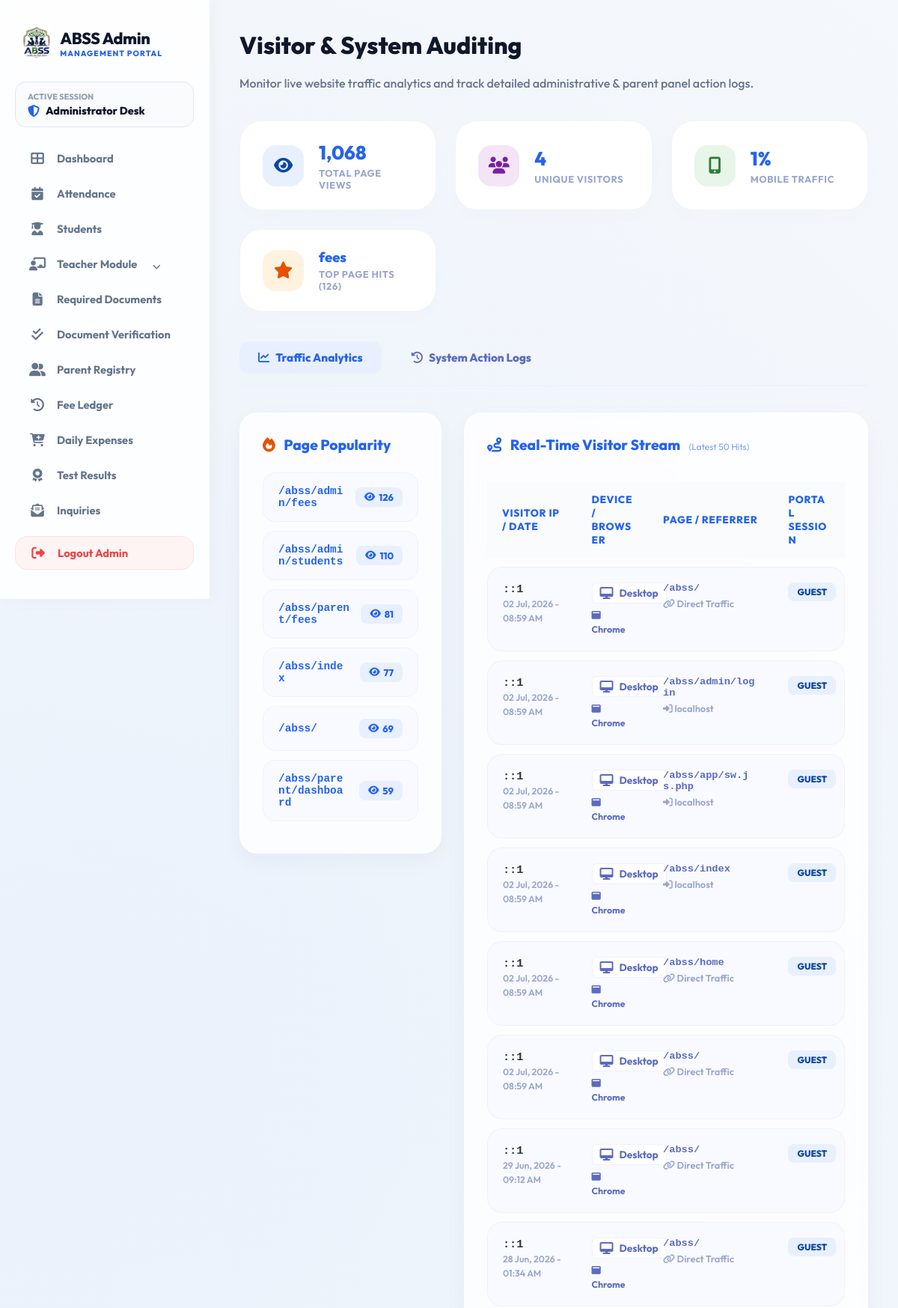
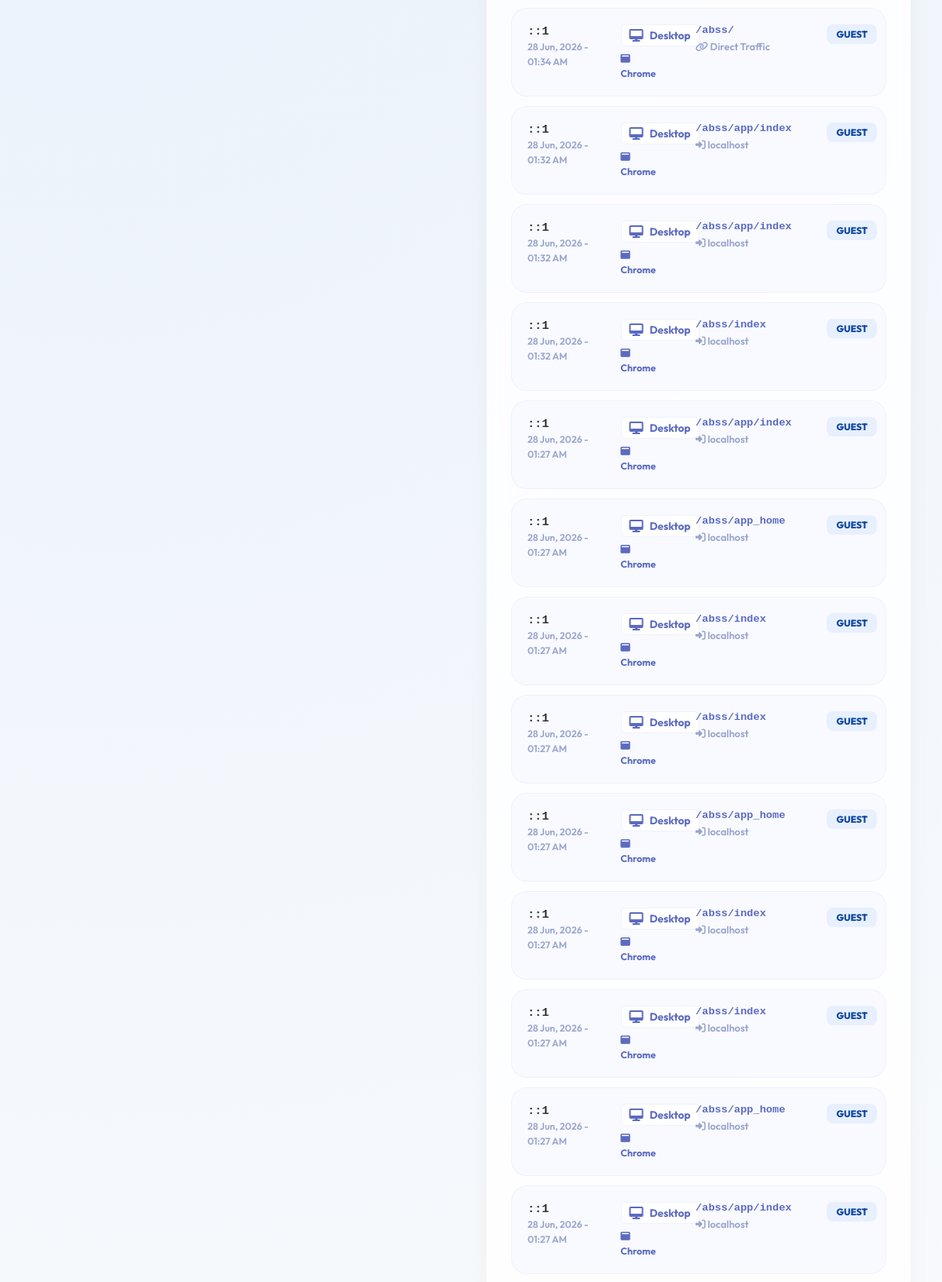
Screenshot of /admin/visitors.php (signed in, upper part) with the database file from the repository (2 pictures, top to bottom).
### tables this page shows
CREATE TABLE `site_visitors` (
  `id` int(11) NOT NULL,
  `ip_address` varchar(45) NOT NULL,
  `user_agent` varchar(255) DEFAULT NULL,
  `referrer` varchar(512) DEFAULT NULL,
  `page_visited` varchar(255) NOT NULL,
  `user_role` varchar(50) DEFAULT 'guest',
  `user_id` int(11) DEFAULT NULL,
  `parent_id` int(11) DEFAULT NULL,
  `visited_at` timestamp NOT NULL DEFAULT current_timestamp()
);

### includes/tracker_helper.php (called while the page is built, shortened)
<?php
function get_device_info($ua) {
    $ua = trim($ua);
    $browser = "Unknown Browser";
    $device = "Desktop";
    $icon = "fa-desktop";
    if (preg_match('/Chrome/i', $ua)) {
        $browser = "Chrome";
    } elseif (preg_match('/Safari/i', $ua) && !preg_match('/Chrome/i', $ua)) {
        $browser = "Safari";
    } elseif (preg_match('/Firefox/i', $ua)) {
        $browser = "Firefox";
    } elseif (preg_match('/MSIE/i', $ua) || preg_match('/Trident/i', $ua)) {
        $browser = "Internet Explorer";
    } elseif (preg_match('/Edge/i', $ua)) {
        $browser = "Edge";
    } elseif (preg_match('/Opera/i', $ua) || preg_match('/OPR/i', $ua)) {
        $browser = "Opera";
    }
    return ['browser' => $browser, 'device' => $device, 'icon' => $icon];
}

### admin/visitors.php (the view, shortened to what this page needs)
<?php
require_once 'includes/auth.php';
$total_visits_res = $conn->query("SELECT COUNT(*) AS total FROM site_visitors");
$total_visits = $total_visits_res->fetch_assoc()['total'] ?? 0;
$unique_ips_res = $conn->query("SELECT COUNT(DISTINCT ip_address) AS total FROM site_visitors");
$unique_ips = $unique_ips_res->fetch_assoc()['total'] ?? 0;
$mobile_hits_res = $conn->query("SELECT COUNT(*) AS total FROM site_visitors WHERE user_agent LIKE '%Mobi%' OR user_agent LIKE '%iPhone%' OR user_agent LIKE '%Android%'");
$mobile_hits = $mobile_hits_res->fetch_assoc()['total'] ?? 0;
$popular_pages = $conn->query("
    SELECT page_visited, COUNT(*) AS hits
    FROM site_visitors
    GROUP BY page_visited
    ORDER BY hits DESC LIMIT 6
");
$top_page = 'N/A';
$top_page_hits = 0;
if ($popular_pages && $popular_pages->num_rows > 0) {
    $first = $popular_pages->fetch_assoc();
    $top_page = $first['page_visited'];
    $top_page_hits = $first['hits'];
    $popular_pages->data_seek(0);
}
$latest_visitors = $conn->query("
    SELECT * FROM site_visitors
    ORDER BY visited_at DESC LIMIT 50
");
?>
<!DOCTYPE html>
<html lang="en">
<head>
    <?php include 'includes/head_css.php'; ?>
</head>
<body>
    <?php include 'includes/sidebar.php'; ?>
    <main class="main-content">
        <header class="page-header" style="margin-bottom: 40px;">
            <h1>Visitor & System Auditing</h1>
            <p>Monitor live website traffic analytics and track detailed administrative & parent panel action logs.</p>
        </header>
        <div class="stats-grid">
            <div class="stat-card">
                <div class="stat-icon stat-icon-blue"><i class="fas fa-eye"></i></div>
                <div class="stat-info">
                    <h3><?php echo number_format($total_visits); ?></h3>
                    <span>Total Page Views</span>
                </div>
            </div>
            <div class="stat-card">
                <div class="stat-icon stat-icon-purple"><i class="fas fa-users"></i></div>
                <div class="stat-info">
                    <h3><?php echo number_format($unique_ips); ?></h3>
                    <span>Unique Visitors</span>
                </div>
            </div>
            <div class="stat-card">
                <div class="stat-icon stat-icon-green"><i class="fas fa-mobile-alt"></i></div>
                <div class="stat-info">
                    <h3>
                        <?php
                        $pct = $total_visits > 0 ? round(($mobile_hits / $total_visits) * 100) : 0;
                        echo $pct . "%";
                        ?>
                    </h3>
                    <span>Mobile Traffic</span>
                </div>
            </div>
            <div class="stat-card">
                <div class="stat-icon stat-icon-orange"><i class="fas fa-star"></i></div>
                <div class="stat-info">
                    <h3 style="font-size:1.15rem; word-break:break-all; font-weight:800; color:var(--portal-blue);"><?php echo htmlspecialchars(basename($top_page) ?: '/'); ?></h3>
                    <span>Top Page Hits (<?php echo number_format($top_page_hits); ?>)</span>
                </div>
            </div>
        </div>
        <div class="tab-bar">
            <button class="tab-btn active" id="btn-analytics" onclick="switchTab('analytics')"><i class="fas fa-chart-line"></i> Traffic Analytics</button>
            <button class="tab-btn" id="btn-audits" onclick="switchTab('audits')"><i class="fas fa-history"></i> System Action Logs</button>
        </div>
        <div class="tab-pane active" id="pane-analytics">
            <div class="analytics-split">
                <div class="portal-card" style="height: fit-content;">
                    <h3 style="margin-bottom: 25px; color:var(--portal-blue); font-size:1.2rem;"><i class="fas fa-fire" style="margin-right:8px; color:#e65100;"></i> Page Popularity</h3>
                    <ul class="popular-list">
                        <?php if ($popular_pages->num_rows == 0): ?>
                            <li style="text-align: center; color: #9aa5ce; padding: 20px;">No traffic tracked yet.</li>
                        <?php else: ?>
                            <?php while($p = $popular_pages->fetch_assoc()): ?>
                                <li class="popular-item">
                                    <span class="popular-url"><?php echo htmlspecialchars($p['page_visited']); ?></span>
                                    <span class="popular-count"><i class="fas fa-eye"></i> <?php echo number_format($p['hits']); ?></span>
                                </li>
                            <?php endwhile; ?>
                        <?php endif; ?>
                    </ul>
                </div>
                <div class="portal-card">
                    <h3 style="margin-bottom: 25px; color:var(--portal-blue); font-size:1.2rem;"><i class="fas fa-route" style="margin-right:8px; color:var(--portal-blue);"></i> Real-Time Visitor Stream <span style="font-size:0.75rem; font-weight:normal; opacity:0.6; margin-left:8px;">(Latest 50 Hits)</span></h3>
                    <div class="portal-table-container">
                        <table style="width: 100%; table-layout: fixed;">
                            <thead>
                                <tr>
                                    <th style="width: 25%;">Visitor IP / Date</th>
                                    <th style="width: 20%;">Device / Browser</th>
                                    <th style="width: 35%;">Page / Referrer</th>
                                    <th style="width: 20%;">Portal Session</th>
                                </tr>
                            </thead>
                            <tbody>
                                <?php if ($latest_visitors->num_rows == 0): ?>
                                    <tr>
                                        <td colspan="4" style="text-align: center; color: #9aa5ce; padding: 40px;">No web traffic detected yet.</td>
                                    </tr>
                                <?php else: ?>
                                    <?php while($v = $latest_visitors->fetch_assoc()):
                                        $d_info = get_device_info($v['user_agent']);
                                    ?>
                                        <tr>
                                            <td>
                                                <div style="font-weight:800; color:#333; font-family:monospace; font-size:0.95rem;"><?php echo htmlspecialchars($v['ip_address']); ?></div>
                                                <small style="color:#9aa5ce; font-weight:600;"><?php echo date('d M, Y - h:i A', strtotime($v['visited_at'])); ?></small>
                                            </td>
                                            <td>
                                                <div class="device-badge" style="margin-bottom: 5px;">
                                                    <i class="fas <?php echo $d_info['icon']; ?>"></i> <?php echo $d_info['device']; ?>
                                                </div><br>
                                                <small style="font-weight:700; color:#5c6bc0;"><i class="fas fa-window-maximize"></i> <?php echo $d_info['browser']; ?></small>
                                            </td>
                                            <td>
                                                <div style="font-weight:700; color:var(--portal-indigo); font-family:monospace; word-break:break-all; font-size:0.85rem;"><?php echo htmlspecialchars($v['page_visited']); ?></div>
                                                <?php if($v['referrer']): ?>
                                                    <span class="referrer-txt" title="<?php echo htmlspecialchars($v['referrer']); ?>"><i class="fas fa-sign-in-alt"></i> <?php echo htmlspecialchars(parse_url($v['referrer'], PHP_URL_HOST) ?: $v['referrer']); ?></span>
                                                <?php else: ?>
                                                    <span class="referrer-txt"><i class="fas fa-link"></i> Direct Traffic</span>
                                                <?php endif; ?>
                                            </td>
                                            <td>
                                                <span class="role-badge role-<?php echo $v['user_role']; ?>"><?php echo $v['user_role']; ?></span>
                                            </td>
                                        </tr>
                                    <?php endwhile; ?>
                                <?php endif; ?>
                            </tbody>
                        </table>
                    </div>
                </div>
            </div>
        </div>
    </main>
</body>
</html>

### admin/includes/head_css.php (style rules this page uses)
:root { --portal-blue: #2563eb; --portal-blue-dark: #1d4ed8; --portal-dark: #0f172a; --sidebar-width: 280px; --glass-bg: rgba(255, 255, 255, 0.82); --glass-border: rgba(255, 255, 255, 0.8); --glass-shadow: 0 10px 30px rgba(15, 23, 42, 0.04), inset 0 1px 0 rgba(255, 255, 255, 0.6); --radius-lg: 24px; --radius-md: 16px; --radius-sm: 12px; }
* { box-sizing: border-box; }
body { background: radial-gradient(circle at 10% 20%, rgba(59, 130, 246, 0.07) 0%, transparent 40%), radial-gradient(circle at 90% 80%, rgba(124, 58, 237, 0.07) 0%, transparent 40%), #f8fafc; color: #334155; font-family: 'Outfit', sans-serif; display: flex; min-height: 100vh; overflow-x: hidden; margin: 0; }
.main-content { margin-left: var(--sidebar-width); flex: 1; padding: 40px; box-sizing: border-box; max-width: 1400px; }
h1, h2, h3, h4 { font-family: 'Outfit', sans-serif; font-weight: 800; color: var(--portal-dark); margin-top: 0; }
p { color: #64748b; font-weight: 500; }
.portal-card, .card, .glass-card { background: var(--glass-bg); backdrop-filter: blur(16px); -webkit-backdrop-filter: blur(16px); padding: 30px; border-radius: var(--radius-lg); box-shadow: var(--glass-shadow); border: 1px solid var(--glass-border); margin-bottom: 25px; min-width: 0; word-wrap: break-word; overflow-wrap: break-word; }
.stats-grid { display: grid; grid-template-columns: repeat(auto-fit, minmax(220px, 1fr)); gap: 20px; margin-bottom: 30px; }
.stat-card { background: var(--glass-bg); backdrop-filter: blur(16px); -webkit-backdrop-filter: blur(16px); padding: 24px; border-radius: var(--radius-lg); border: 1px solid var(--glass-border); display: flex; align-items: center; gap: 18px; box-shadow: var(--glass-shadow); transition: transform 0.25s, box-shadow 0.25s; }
.stat-icon { width: 56px; height: 56px; border-radius: var(--radius-md); display: flex; align-items: center; justify-content: center; font-size: 1.5rem; flex-shrink: 0; }
.stat-info h3 { margin: 0; font-size: 1.65rem; font-weight: 800; color: var(--portal-dark); }
.stat-info p, .stat-info span { margin: 2px 0 0; color: #64748b; font-size: 0.8rem; font-weight: 700; text-transform: uppercase; letter-spacing: 0.05em; }
.portal-table-container, .table-responsive { width: 100%; max-width: 100%; overflow-x: auto; -webkit-overflow-scrolling: touch; margin-top: 15px; min-width: 0; }
table { width: 100%; border-collapse: collapse; text-align: left; }
th { padding: 14px 18px; color: var(--portal-dark); font-weight: 800; font-size: 0.8rem; text-transform: uppercase; background: rgba(248, 250, 252, 0.8); border-bottom: 2px solid #e2e8f0; }
td { padding: 16px 18px; border-bottom: 1px solid #f1f5f9; color: #475569; font-weight: 600; font-size: 0.92rem; }

### rows the page displays
site_visitors: ip_address "::1", visited_at "02 Jul, 2026 - 08:59 AM", user_agent "Desktop", user_agent "Chrome", page_visited "/abss/", referrer "Direct Traffic", user_role "GUEST"
site_visitors: ip_address "::1", visited_at "02 Jul, 2026 - 08:59 AM", user_agent "Desktop", user_agent "Chrome", page_visited "/abss/admin/login", referrer "localhost", user_role "GUEST"
site_visitors: ip_address "::1", visited_at "02 Jul, 2026 - 08:59 AM", user_agent "Desktop", user_agent "Chrome", page_visited "/abss/app/sw.js.php", referrer "localhost", user_role "GUEST"
site_visitors: ip_address "::1", visited_at "02 Jul, 2026 - 08:59 AM", user_agent "Desktop", user_agent "Chrome", page_visited "/abss/index", referrer "localhost", user_role "GUEST"
site_visitors: ip_address "::1", visited_at "02 Jul, 2026 - 08:59 AM", user_agent "Desktop", user_agent "Chrome", page_visited "/abss/home", referrer "Direct Traffic", user_role "GUEST"
site_visitors: ip_address "::1", visited_at "02 Jul, 2026 - 08:59 AM", user_agent "Desktop", user_agent "Chrome", page_visited "/abss/", referrer "Direct Traffic", user_role "GUEST"
site_visitors: ip_address "::1", visited_at "29 Jun, 2026 - 09:12 AM", user_agent "Desktop", user_agent "Chrome", page_visited "/abss/", referrer "Direct Traffic", user_role "GUEST"
site_visitors: ip_address "::1", visited_at "28 Jun, 2026 - 01:34 AM", user_agent "Desktop", user_agent "Chrome", page_visited "/abss/", referrer "Direct Traffic", user_role "GUEST"
site_visitors: ip_address "::1", visited_at "28 Jun, 2026 - 01:34 AM", user_agent "Desktop", user_agent "Chrome", page_visited "/abss/", referrer "Direct Traffic", user_role "GUEST"
site_visitors: ip_address "::1", visited_at "28 Jun, 2026 - 01:32 AM", user_agent "Desktop", user_agent "Chrome", page_visited "/abss/app/index", referrer "localhost", user_role "GUEST"
site_visitors: ip_address "::1", visited_at "28 Jun, 2026 - 01:32 AM", user_agent "Desktop", user_agent "Chrome", page_visited "/abss/app/index", referrer "localhost", user_role "GUEST"
site_visitors: ip_address "::1", visited_at "28 Jun, 2026 - 01:32 AM", user_agent "Desktop", user_agent "Chrome", page_visited "/abss/index", referrer "localhost", user_role "GUEST"
site_visitors: ip_address "::1", visited_at "28 Jun, 2026 - 01:27 AM", user_agent "Desktop", user_agent "Chrome", page_visited "/abss/app/index", referrer "localhost", user_role "GUEST"
site_visitors: ip_address "::1", visited_at "28 Jun, 2026 - 01:27 AM", user_agent "Desktop", user_agent "Chrome", page_visited "/abss/app_home", referrer "localhost", user_role "GUEST"
site_visitors: ip_address "::1", visited_at "28 Jun, 2026 - 01:27 AM", user_agent "Desktop", user_agent "Chrome", page_visited "/abss/index", referrer "localhost", user_role "GUEST"
site_visitors: ip_address "::1", visited_at "28 Jun, 2026 - 01:27 AM", user_agent "Desktop", user_agent "Chrome", page_visited "/abss/index", referrer "localhost", user_role "GUEST"
site_visitors: ip_address "::1", visited_at "28 Jun, 2026 - 01:27 AM", user_agent "Desktop", user_agent "Chrome", page_visited "/abss/app_home", referrer "localhost", user_role "GUEST"
site_visitors: ip_address "::1", visited_at "28 Jun, 2026 - 01:27 AM", user_agent "Desktop", user_agent "Chrome", page_visited "/abss/index", referrer "localhost", user_role "GUEST"
site_visitors: ip_address "::1", visited_at "28 Jun, 2026 - 01:27 AM", user_agent "Desktop", user_agent "Chrome", page_visited "/abss/index", referrer "localhost", user_role "GUEST"
site_visitors: ip_address "::1", visited_at "28 Jun, 2026 - 01:27 AM", user_agent "Desktop", user_agent "Chrome", page_visited "/abss/app_home", referrer "localhost", user_role "GUEST"
site_visitors: ip_address "::1", visited_at "28 Jun, 2026 - 01:27 AM", user_agent "Desktop", user_agent "Chrome", page_visited "/abss/app/index", referrer "localhost", user_role "GUEST"

### other values shown
$total_visits "1,068"
$unique_ips "4"
$pct "1"
basename($top_page) ?: '/' "fees"
$top_page_hits "126"
$p['page_visited'] "/abss/admin/fees"
$p['hits'] "126"
$p['page_visited'] "/abss/admin/students"
$p['hits'] "110"
$p['page_visited'] "/abss/parent/fees"
$p['hits'] "81"
$p['page_visited'] "/abss/index"
$p['hits'] "77"
$p['page_visited'] "/abss/"
$p['hits'] "69"
